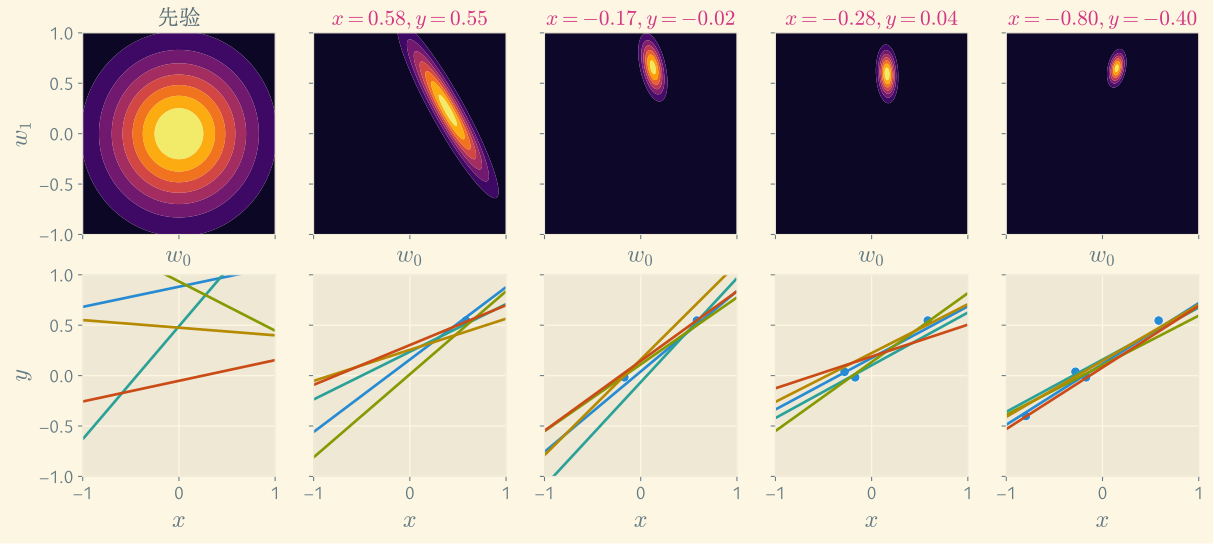

Write the Python code that produced this figure.
import matplotlib.pyplot as plt
import seaborn as sns
import numpy as np
import scipy.stats as st

np.random.seed(0)
plt.rcParams.update({
    "font.family": ["Ysabeau Office", "LXGW Neo ZhiSong Screen Full"],
    "mathtext.fontset": "cm",
    "axes.unicode_minus": True,
    "savefig.bbox": "tight",
    'legend.fontsize': 12,
    "xtick.labelsize": 14,
    "ytick.labelsize": 14,
    'text.color': '#586e75',
})

w0_true, w1_true = 0, 0.5
a, b = 4, 100  # 超参数
mu, sigma = np.zeros(2), np.eye(2) / a  # w的先验高斯分布的均值、协方差
n_samples = 4
x, y = [], []  # 用来保存样本
Xy = np.zeros((2, 1))  # sum_i x_i y_i
x_plot = np.arange(-1, 1.01, 0.01)
xx, yy = np.meshgrid(x_plot, x_plot)
pos = np.dstack((np.meshgrid(x_plot, x_plot)))
lines = 5

with plt.style.context('Solarize_Light2'):
    fig, ax = plt.subplots(2, n_samples + 1, sharex=True, sharey=True, figsize=(15, 6))

    rv = st.multivariate_normal(mean=mu, cov=sigma)
    ax[0, 0].contourf(xx, yy, rv.pdf(pos), cmap='inferno')
    ax[0, 0].set_xlabel('$w_0$', fontsize=18)
    ax[0, 0].set_ylabel('$w_1$', fontsize=18)

    ax[0, 0].set_title("先验")

    W = rv.rvs(size=lines)
    for j in range(lines):
        sns.lineplot(x=x_plot, y=W[j, 0] + W[j, 1] * x_plot, ax=ax[1, 0])
    ax[1, 0].set_xlabel('$x$', fontsize=18)
    ax[1, 0].set_ylabel('$y$', fontsize=18)

    for i in range(n_samples):
        xi = st.uniform.rvs(loc=-1, scale=2)  # [-1,1]上均匀采样
        yi = w0_true + w1_true * xi + st.norm.rvs(loc=0, scale=np.sqrt(1 / b))
        x.append(xi)
        y.append(yi)
        ax[0, i + 1].set_title(f"$x = {xi:.2f}, y = {yi:.2f}$", color="#d33682")
        xi = np.array([[1], [xi]])
        Xy += xi * yi
        sigma = sigma - b * sigma @ xi @ xi.T @ sigma / (1 + b * xi.T @ sigma @ xi)  # Sherman-Morrison 公式
        mu = b * (sigma @ Xy).ravel()
        rv = st.multivariate_normal(mean=mu, cov=sigma)
        ax[0, i + 1].contourf(xx, yy, rv.pdf(pos), cmap='inferno')
        ax[0, i + 1].set_xlabel('$w_0$', fontsize=18)

        W = rv.rvs(size=lines)
        for j in range(lines):
            sns.lineplot(x=x_plot, y=W[j, 0] + W[j, 1] * x_plot, ax=ax[1, i + 1])
        # ax[1, i + 1].scatter(x, y)
        sns.scatterplot(x=x, y=y, s=50, ax=ax[1, i + 1])
        ax[1, i + 1].set_xlabel('$x$', fontsize=18)

    plt.setp(ax, xlim=(-1, 1), ylim=(-1, 1))
    # fig.subplots_adjust(wspace=0.15, hspace=0.15)
    fig.savefig("plot-prior-post.svg")
